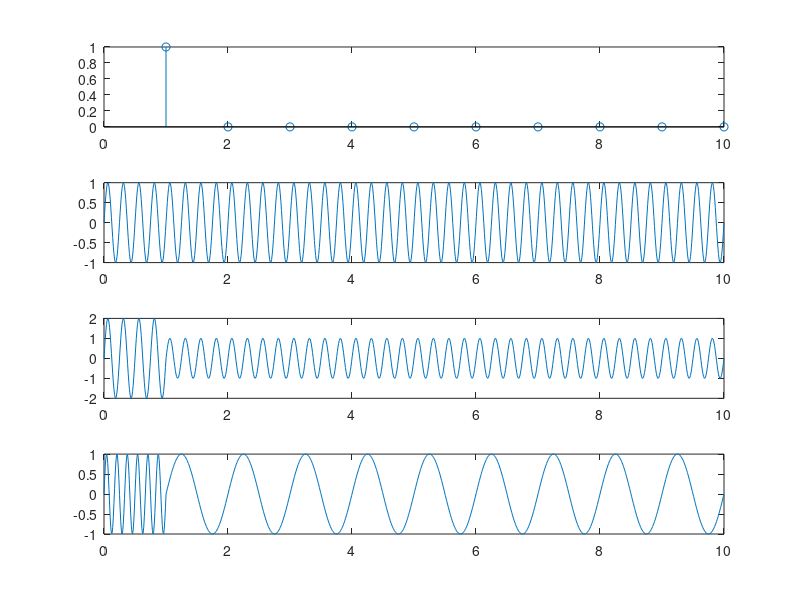

Here is the MATLAB script that generated this plot:
% Clear all variables and close all figures
clear all;
close all;

% Generate a random bit stream
L=10; %length of stream 10samples
BITS=randi([0,1],1,L);
ts=1; %sympoltime =1
t=linspace(0,L,1000); % generates  points between X1 and X2. no of samples =1000/10


%% ASK Modulation
fc=4; %carrier frequancy 
carrier_mes=sin(2*pi*fc*t);
mBits=reshape(repmat(BITS,100,1),1,1000)+1;
modSignal=mBits.*carrier_mes;
subplot(4,1,1);
stem(BITS);
subplot(4,1,2);
plot(t,carrier_mes);
subplot(4,1,3);
plot(t,modSignal);

%% MSK Modulation
fs=1;
fm=6; % any two frequencies with spacing (5)using buad rate=10 so fs=0.5fm 10/2=5
t=linspace(0,10,1000);
mBits=reshape(repmat(BITS,100,1),1,1000)*5+1;
modSignal=sin(2*pi.*mBits.*t);
%figure;
subplot(4,1,4)
plot(t,modSignal);
